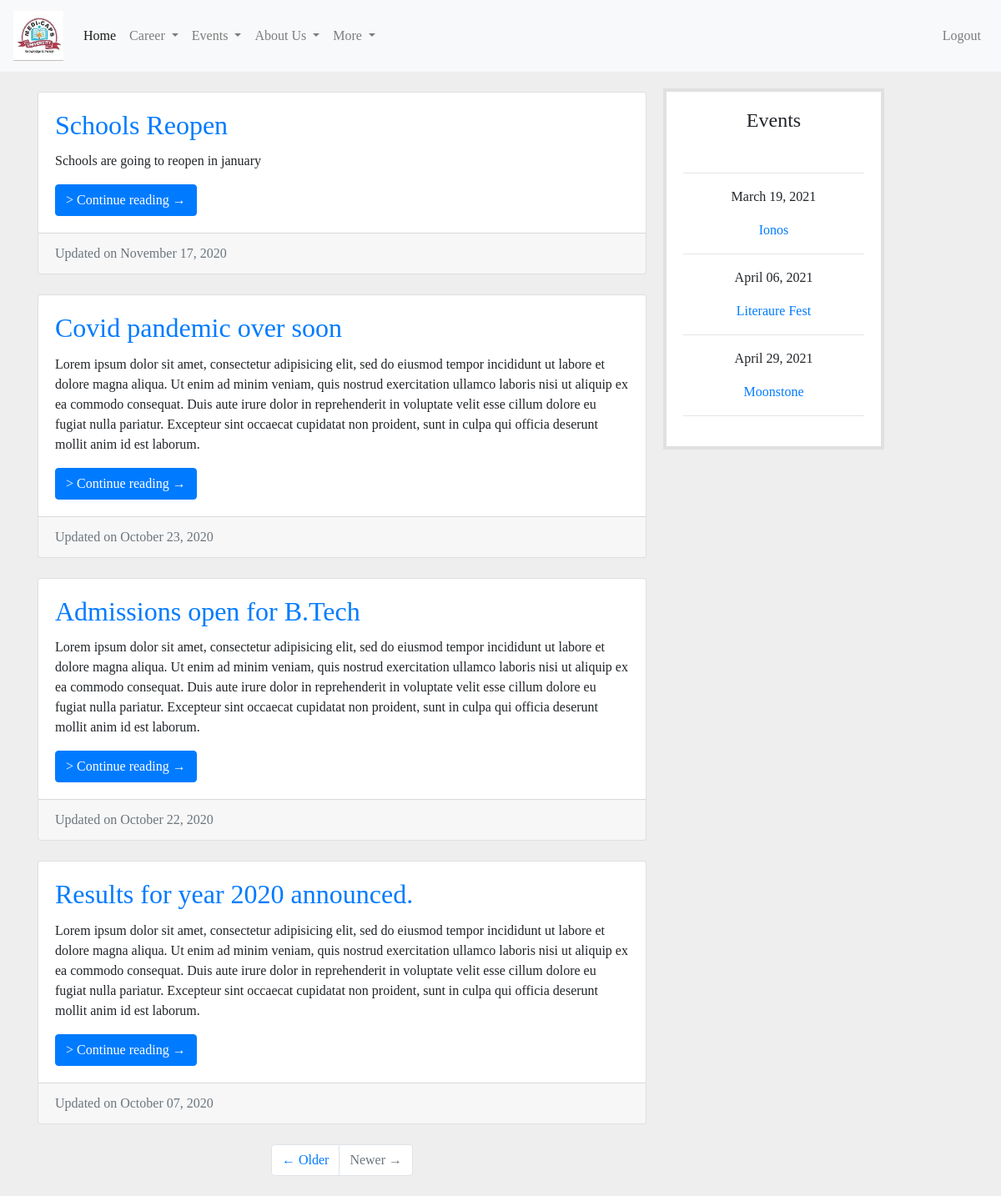
Page /common/news/ (signed in) on the committed database.
### common/models.py (models this page shows, shortened)
class News(models.Model):
	title = models.CharField(max_length = 100)
	content = models.TextField()
	date_posted = models.DateTimeField(default = timezone.now)
	pic = models.ImageField(upload_to='news_pic', default='blog-post.jpg')

class Event(models.Model):
	title = models.CharField(max_length = 100)
	content = models.TextField()
	date_posted = models.DateTimeField(default = timezone.now)
	date_of_event = models.DateField()
	venue = models.TextField()
	time = models.CharField(max_length=50, null=True, blank=True)
	pic = models.ImageField(upload_to='event_pic')
	organizing_committee = models.CharField(max_length=50, null=True, blank=True)
	phone_number = models.CharField(max_length=50, null=True, blank=True)
	email = models.CharField(max_length=100, null=True, blank=True)

### common/views.py (the view)
# urls.py: path('common/news/', common_views.NewsListView.as_view(), name = 'news-home'),
class NewsListView(ListView):
	model = News
	template_name = 'common/news.html'
	queryset = News.objects.order_by('date_posted')
	def get_context_data(self, **kwargs):
		context = ListView.get_context_data(self, **kwargs)
		context['news'] = News.objects.all().order_by('-date_posted')
		context['events'] = Event.objects.all().order_by('date_of_event')
		return context

### common/templates/common/news.html (shortened to what this page needs)
{% extends "common/base.html" %}
{% load static %}
{% block style %}
  <link rel="stylesheet" type="text/css" href="{% static 'common/customcss/index_style.css' %}">
{% endblock style %}
{% block content %}
    <div class="main-area">
    <div class="container">
      <div class="row">
        <div class="col-md-8">
          {% for item in news %}
          <div class="card mb-4">
            <div class="card-body">
              <h2 class="card-title"><a href="{% url 'news-detail' item.id %}">{{ item.title }}</a></h2>
              <p class="card-text">
                {{ item.content }}
              </p>
              <a href="{% url 'news-detail' item.id %}" class="btn btn-primary">> Continue reading &rarr;</a>
            </div>
            <div class="card-footer text-muted">Updated on {{ item.date_posted|date:"F d, Y" }}</div>
          </div>
          {% endfor %}
          <ul class="pagination justify-content-center mb-4">
            <li class="page-item">
              <a class="page-link" href="#">&larr; Older</a>
            </li>
            <li class="page-item disabled">
              <a class="page-link" href="#">Newer &rarr;</a>
            </li>
          </ul>
        </div>
        <div class="col-lg-3">
          <div class="latest-news">
            <h4>Events</h4><br/>
            <hr>
            {% for item in events %}
            <p>{{ item.date_of_event|date:"F d, Y" }}</p>
            <p><a href="{% url 'events-detail' item.id %}">{{ item.title }}</a></p>
            <hr>
            {% endfor %}
          </div>
        </div>
      </div>
    </div>
    </div>
{% endblock content %}

### common/static/common/customcss/index_style.css (style rules this page uses)
body { font-family: 'Playfair Display', serif!important; }
.main-area { background: #eeeeee; }
.latest-news { background-color: white; border: 4px #e0e0e0 solid; margin-top: 20px; padding: 20px; margin-left: -10px; display: block; text-align: center; }

### rows in the picture
News: title "Schools Reopen", content "Schools are going to reopen in january", date_posted "November 17, 2020"
News: title "Covid pandemic over soon", content "Lorem ipsum dolor sit amet, consectetur adipisicing elit, sed do eiusmod tempor incididunt ut labore et dolore magna aliqua. Ut enim ad minim veniam, quis nostrud exercitation ullamco laboris nisi ut aliquip ex ea commodo consequat. Duis aute irure dolor in reprehenderit in voluptate velit esse cillum dolore eu fugiat nulla pariatur. Excepteur sint occaecat cupidatat non proident, sunt in culpa qui officia deserunt mollit anim id est laborum.", date_posted "October 23, 2020"
News: title "Admissions open for B.Tech", content "Lorem ipsum dolor sit amet, consectetur adipisicing elit, sed do eiusmod tempor incididunt ut labore et dolore magna aliqua. Ut enim ad minim veniam, quis nostrud exercitation ullamco laboris nisi ut aliquip ex ea commodo consequat. Duis aute irure dolor in reprehenderit in voluptate velit esse cillum dolore eu fugiat nulla pariatur. Excepteur sint occaecat cupidatat non proident, sunt in culpa qui officia deserunt mollit anim id est laborum.", date_posted "October 22, 2020"
News: title "Results for year 2020 announced.", content "Lorem ipsum dolor sit amet, consectetur adipisicing elit, sed do eiusmod tempor incididunt ut labore et dolore magna aliqua. Ut enim ad minim veniam, quis nostrud exercitation ullamco laboris nisi ut aliquip ex ea commodo consequat. Duis aute irure dolor in reprehenderit in voluptate velit esse cillum dolore eu fugiat nulla pariatur. Excepteur sint occaecat cupidatat non proident, sunt in culpa qui officia deserunt mollit anim id est laborum.", date_posted "October 07, 2020"
Event: date_of_event "March 19, 2021", title "Ionos"
Event: date_of_event "April 06, 2021", title "Literaure Fest"
Event: date_of_event "April 29, 2021", title "Moonstone"
